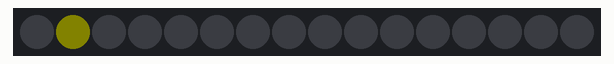
Bench run of a sketch on a simulated Arduino Uno, built with avr-gcc and run on an emulated ATmega328P. Parts: 16 RGB LEDs in strip order, left to right. Dim RGB values are drawn brighter than linear; random numbers use the default seed unless the sketch sets one.

Above: at 0.15 s.
At 4.11 s:
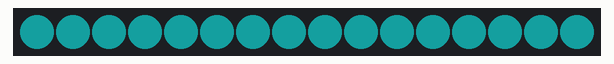
At 9.87 s:
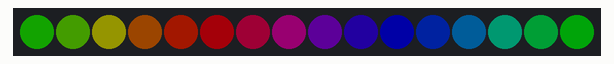
At 19.82 s:
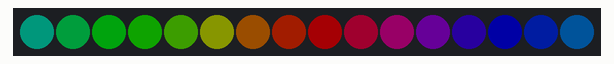
At 28.87 s:
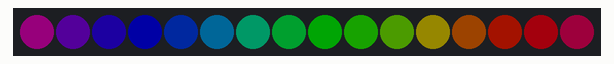
At 39.62 s:
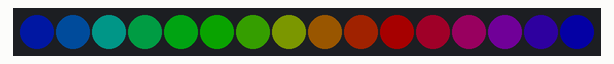

The sketch:

CyberpunkSpikes.ino
```cpp
#include <Adafruit_NeoPixel.h>

#define PIN 1

// Parameter 1 = number of pixels in strip
// Parameter 2 = pin number (most are valid)
// Parameter 3 = pixel type flags, add together as needed:
//   NEO_KHZ800  800 KHz bitstream (most NeoPixel products w/WS2812 LEDs)
//   NEO_KHZ400  400 KHz (classic 'v1' (not v2) FLORA pixels, WS2811 drivers)
//   NEO_GRB     Pixels are wired for GRB bitstream (most NeoPixel products)
//   NEO_RGB     Pixels are wired for RGB bitstream (v1 FLORA pixels, not v2)
Adafruit_NeoPixel strip = Adafruit_NeoPixel(16, PIN, NEO_GRB + NEO_KHZ800);

// Here is where you can put in your favorite colors that will appear!
// just add new {nnn, nnn, nnn}, lines. They will be picked out randomly
//                          R   G   B
uint8_t myColors[][3] = {{232, 100, 255},   // purple
                         {200, 200, 20},   // yellow
                         {30, 200, 200},   // blue
                          };

// don't edit the line below
#define FAVCOLORS sizeof(myColors) / 3

void setup() {
  strip.begin();
  strip.setBrightness(40);
  strip.show(); // Initialize all pixels to 'off'
}

void loop() {
flashRandom(5, 8);  // first number is 'wait' delay, shorter num == shorter twinkle
flashRandom(5, 5);  // second number is how many neopixels to simultaneously light up
flashRandom(5, 11);
colorWipe(strip.Color(232, 100, 255), 50); // Red
colorWipe(strip.Color(200, 200, 20), 50); // Green
colorWipe(strip.Color(30, 200, 200), 50); // Blue
rainbowCycle(20);
}

// Fill the dots one after the other with a color
void colorWipe(uint32_t c, uint8_t wait) {
  for(uint16_t i=0; i<strip.numPixels(); i++) {
      strip.setPixelColor(i, c);
      strip.show();
      delay(wait);
  }
}

void rainbow(uint8_t wait) {
  uint16_t i, j;

  for(j=0; j<256; j++) {
    for(i=0; i<strip.numPixels(); i++) {
      strip.setPixelColor(i, Wheel((i+j) & 255));
    }
    strip.show();
    delay(wait);
  }
}

// Slightly different, this makes the rainbow equally distributed throughout
void rainbowCycle(uint8_t wait) {
  uint16_t i, j;

  for(j=0; j<256*5; j++) { // 5 cycles of all colors on wheel
    for(i=0; i< strip.numPixels(); i++) {
      strip.setPixelColor(i, Wheel(((i * 256 / strip.numPixels()) + j) & 255));
    }
    strip.show();
    delay(wait);
  }
}

// Input a value 0 to 255 to get a color value.
// The colours are a transition r - g - b - back to r.
uint32_t Wheel(byte WheelPos) {
  if(WheelPos < 85) {
   return strip.Color(WheelPos * 3, 255 - WheelPos * 3, 0);
  } else if(WheelPos < 170) {
   WheelPos -= 85;
   return strip.Color(255 - WheelPos * 3, 0, WheelPos * 3);
  } else {
   WheelPos -= 170;
   return strip.Color(0, WheelPos * 3, 255 - WheelPos * 3);
  }
}

void flashRandom(int wait, uint8_t howmany) {

  for(uint16_t i=0; i<howmany; i++) {
    // pick a random favorite color!
    int c = random(FAVCOLORS);
    int red = myColors[c][0];
    int green = myColors[c][1];
    int blue = myColors[c][2];

    // get a random pixel from the list
    int j = random(strip.numPixels());

    // now we will 'fade' it in 5 steps
    for (int x=0; x < 5; x++) {
      int r = red * (x+1); r /= 5;
      int g = green * (x+1); g /= 5;
      int b = blue * (x+1); b /= 5;

      strip.setPixelColor(j, strip.Color(r, g, b));
      strip.show();
      delay(wait);
    }
    // & fade out in 5 steps
    for (int x=5; x >= 0; x--) {
      int r = red * x; r /= 5;
      int g = green * x; g /= 5;
      int b = blue * x; b /= 5;

      strip.setPixelColor(j, strip.Color(r, g, b));
      strip.show();
      delay(wait);
    }
  }
  // LEDs will be off when done (they are faded to 0)
}
```
